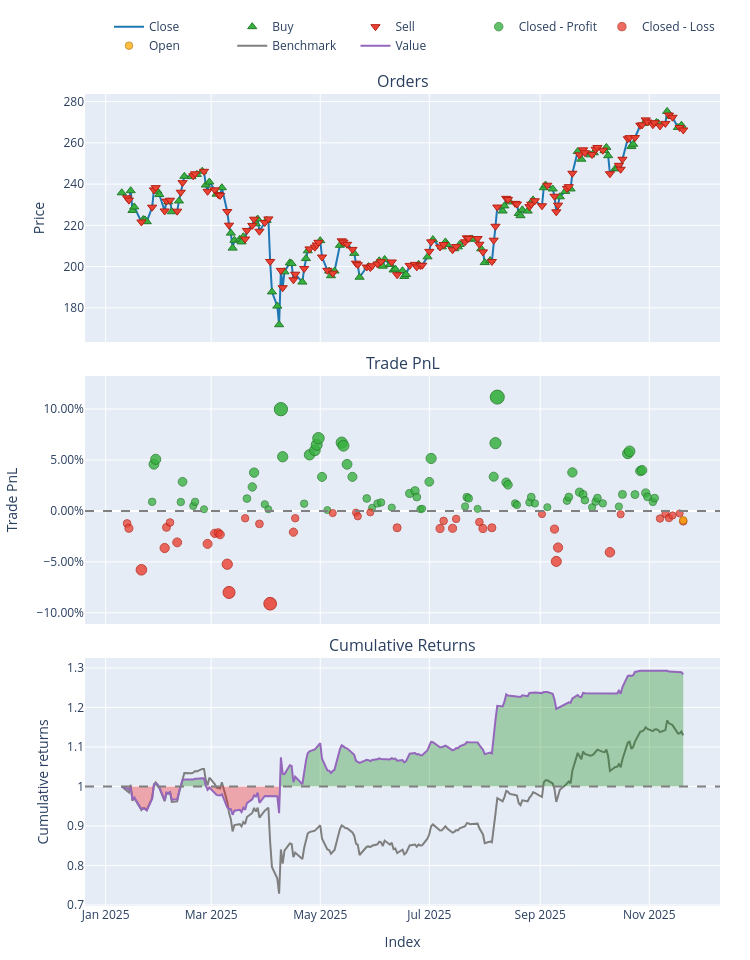
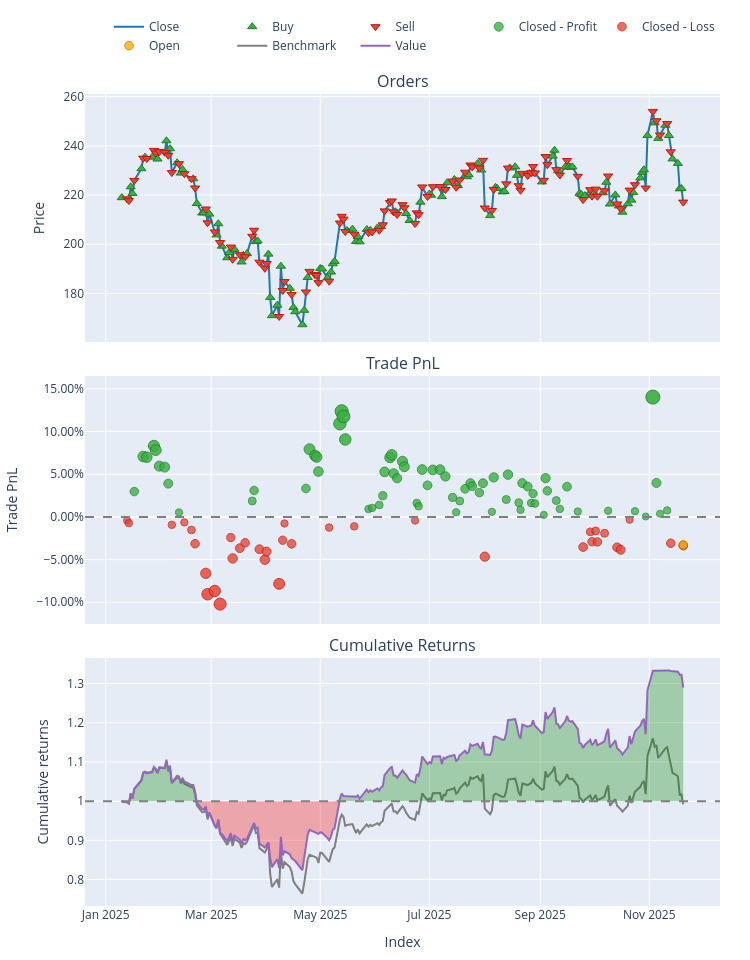
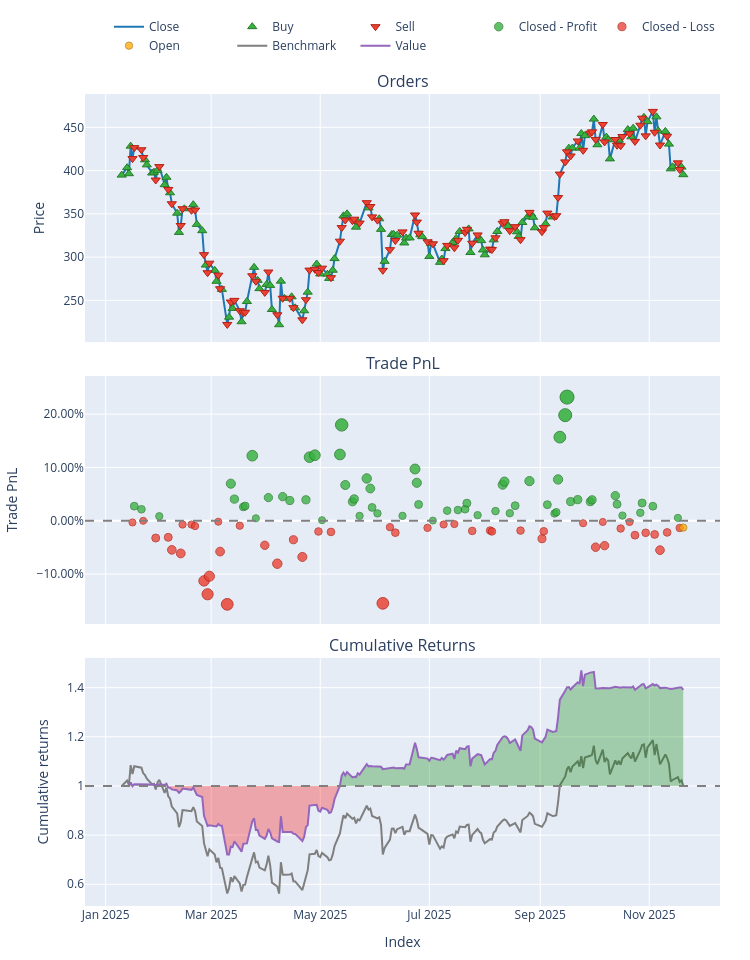
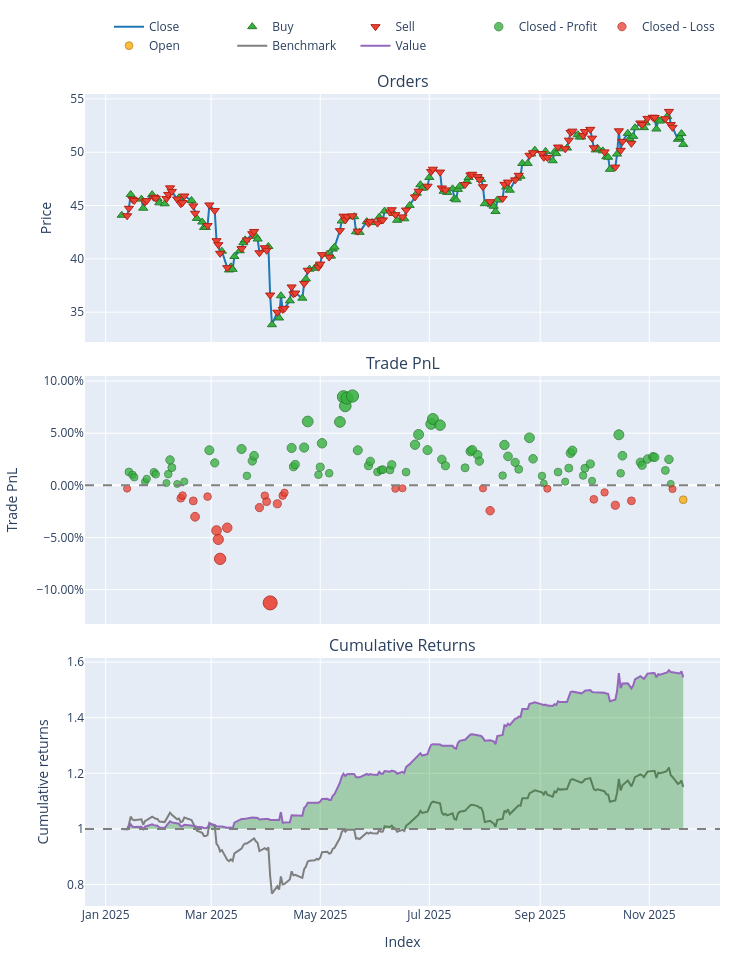

Notebook source saved alongside these figures, in order:
### Code cell
# Multiple stocks in a loop
stocks = ["AAPL", "AMZN", "TSLA", "BAC","MDU", "CWCO", "NEE", "DUK"]
results = {}

for stock in stocks:
    print(f"\n{'='*60}")
    print(f"Processing {stock}")
    print(f"{'='*60}")
    portfolio, metrics, actions = run_sac_trading_pipeline(
        stock_symbol=stock, 
        config=config,
        seed=DEFAULT_SEED,
        n_eval_episodes=10,
        show_plot=True  # Don't show plots in loop
    )
    results[stock] = {'portfolio': portfolio, 'metrics': metrics, 'actions': actions}
